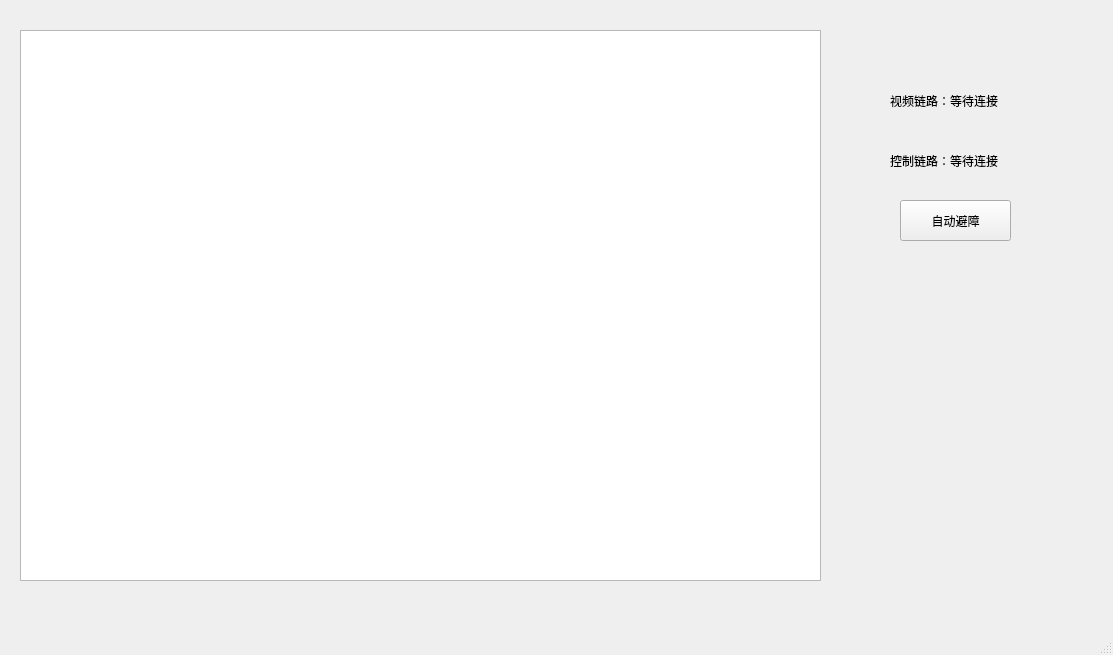
<?xml version="1.0" encoding="UTF-8"?>
<ui version="4.0">
 <class>MainWindow</class>
 <widget class="QMainWindow" name="MainWindow">
  <property name="geometry">
   <rect>
    <x>0</x>
    <y>0</y>
    <width>1113</width>
    <height>655</height>
   </rect>
  </property>
  <property name="windowTitle">
   <string>Minifly智能控制</string>
  </property>
  <widget class="QWidget" name="centralwidget">
   <widget class="QTextBrowser" name="textBrowser">
    <property name="geometry">
     <rect>
      <x>20</x>
      <y>30</y>
      <width>801</width>
      <height>551</height>
     </rect>
    </property>
    <property name="contextMenuPolicy">
     <enum>Qt::DefaultContextMenu</enum>
    </property>
    <property name="frameShadow">
     <enum>QFrame::Sunken</enum>
    </property>
   </widget>
   <widget class="QPushButton" name="avoid_button">
    <property name="geometry">
     <rect>
      <x>900</x>
      <y>200</y>
      <width>111</width>
      <height>41</height>
     </rect>
    </property>
    <property name="mouseTracking">
     <bool>false</bool>
    </property>
    <property name="text">
     <string>自动避障</string>
    </property>
   </widget>
   <widget class="QLabel" name="video_label">
    <property name="geometry">
     <rect>
      <x>890</x>
      <y>80</y>
      <width>151</width>
      <height>41</height>
     </rect>
    </property>
    <property name="text">
     <string>视频链路：等待连接</string>
    </property>
   </widget>
   <widget class="QLabel" name="control_label">
    <property name="geometry">
     <rect>
      <x>890</x>
      <y>140</y>
      <width>151</width>
      <height>41</height>
     </rect>
    </property>
    <property name="text">
     <string>控制链路：等待连接</string>
    </property>
   </widget>
  </widget>
  <widget class="QMenuBar" name="menubar">
   <property name="geometry">
    <rect>
     <x>0</x>
     <y>0</y>
     <width>1113</width>
     <height>26</height>
    </rect>
   </property>
  </widget>
  <widget class="QStatusBar" name="statusbar"/>
 </widget>
 <resources/>
 <connections/>
</ui>
